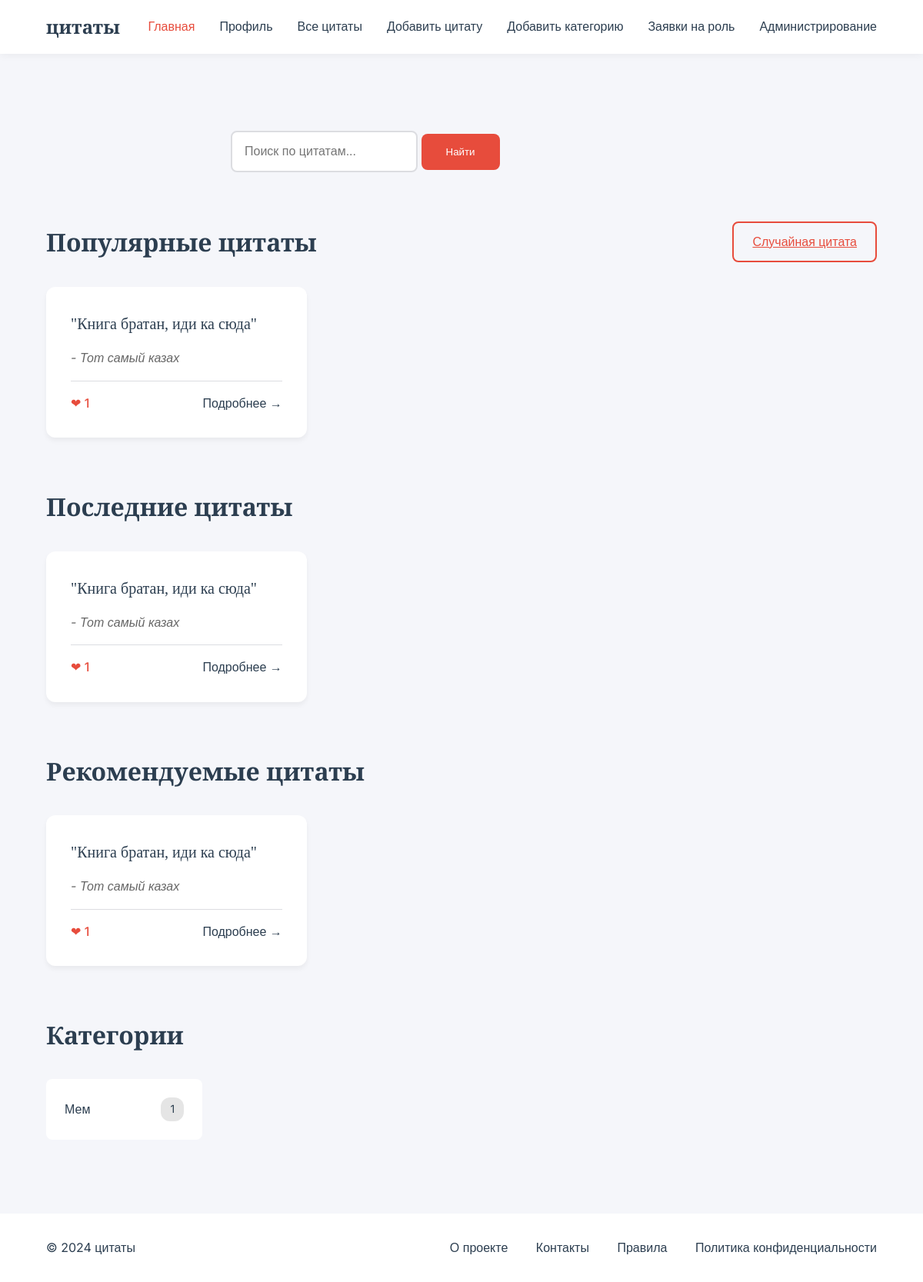
Screenshot of / (signed in) with the database file from the repository.
### app.py (models this page shows)
class Quote(db.Model):
    id = db.Column(db.Integer, primary_key=True)
    text = db.Column(db.Text, nullable=False)
    author = db.Column(db.String(100), nullable=False)
    likes = db.Column(db.Integer, default=0)
    views = db.Column(db.Integer, default=0)
    user_id = db.Column(db.Integer, db.ForeignKey('user.id'))
    category_id = db.Column(db.Integer, db.ForeignKey('categories.id'), nullable=False)
    category = db.relationship('Category', back_populates='quotes_list')
    user_likes = db.relationship('UserLikes', back_populates='quote')

class Category(db.Model):
    __tablename__ = 'categories'
    id = db.Column(db.Integer, primary_key=True)
    name = db.Column(db.String(100), nullable=False)
    quotes_list = db.relationship('Quote', back_populates='category')

### app.py (the view)
@app.route('/')
@login_required
def home():
    popular_quotes = Quote.query.order_by(Quote.likes.desc()).limit(3).all()
    if not popular_quotes:
        flash("Нет популярных цитат для отображения.", "info")
    latest_quotes = Quote.query.order_by(Quote.id.desc()).limit(3).all()
    if not latest_quotes:
        flash("Нет новых цитат для отображения.", "info")
    recommended_quotes = Quote.query.order_by(db.func.random()).limit(3).all()
    if not recommended_quotes:
        flash("Нет рекомендуемых цитат для отображения.", "info")
    categories = db.session.query(Category, db.func.count(Quote.id).label('quotes_count')) \
                           .join(Quote, Quote.category_id == Category.id, isouter=True) \
                           .group_by(Category.id) \
                           .all()
    return render_template(
        'home.html',
        popular_quotes=popular_quotes,
        latest_quotes=latest_quotes,
        recommended_quotes=recommended_quotes,
        categories=categories
    )

### app.py (called while the page is built)
@login_manager.user_loader
def load_user(user_id):
    return User.query.get(int(user_id))

### templates/home.html (shortened to what this page needs)
<!DOCTYPE html>
<html lang="ru">
<head>
    <link rel="stylesheet" href="{{ url_for('static', filename='home.css') }}">
</head>
<body>
    <header>
        <nav class="navbar">
            <div class="logo">цитаты</div>
            <div class="nav-links">
                <a href="{{ url_for('home') }}" class="active">Главная</a>
                <a href="{{ url_for('profile') }}">Профиль</a>
                <a href="{{ url_for('all_quotes') }}">Все цитаты</a>
                {% if current_user.role in ['admin', 'editor'] %}
                    <a href="{{ url_for('add_quote') }}">Добавить цитату</a>
                    <a href="{{ url_for('add_category') }}">Добавить категорию</a>
                {% endif %}
                {% if current_user.role == 'admin' %}
                    <a href="{{ url_for('role_requests') }}">Заявки на роль</a>
                    <a href="{{ url_for('admin') }}">Администрирование</a>
                {% endif %}
            </div>
        </nav>
    </header>
    <p>Роль пользователя: {{ current_user.role }}</p>
    <main>
        <section class="search-section">
            <div class="search-container">
                <form action="{{ url_for('search') }}" method="get">
                    <input type="text" name="query" placeholder="Поиск по цитатам..." class="search-input">
                    <button type="submit" class="search-button">Найти</button>
                </form>
            </div>
        </section>
        <section class="quotes-section">
            <div class="section-header">
                <h2>Популярные цитаты</h2>
                <a href="{{ url_for('random_quote') }}" class="random-button">Случайная цитата</a>
            </div>
            {% if popular_quotes %}
                <div class="quotes-grid">
                    {% for quote in popular_quotes %}
                        <div class="quote-card">
                            <div class="quote-text">"{{ quote.text }}"</div>
                            <div class="quote-author">- {{ quote.author }}</div>
                            <div class="quote-meta">
                                <span class="likes">❤ {{ quote.likes }}</span>
                                <a href="{{ url_for('view_quote', quote_id=quote.id) }}" class="more-link">Подробнее →</a>
                            </div>
                        </div>
                    {% endfor %}
                </div>
            {% else %}
                <p>Нет популярных цитат для отображения.</p>
            {% endif %}
        </section>
        <section class="latest-quotes-section">
            <div class="section-header">
                <h2>Последние цитаты</h2>
            </div>
            <div class="quotes-grid">
                {% for quote in latest_quotes %}
                    <div class="quote-card">
                        <div class="quote-text">"{{ quote.text }}"</div>
                        <div class="quote-author">- {{ quote.author }}</div>
                        <div class="quote-meta">
                            <span class="likes">❤ {{ quote.likes }}</span>
                            <a href="{{ url_for('view_quote', quote_id=quote.id) }}" class="more-link">Подробнее →</a>
                        </div>
                    </div>
                {% endfor %}
            </div>
        </section>
        <section class="recommended-quotes-section">
            <div class="section-header">
                <h2>Рекомендуемые цитаты</h2>
            </div>
            <div class="quotes-grid">
                {% for quote in recommended_quotes %}
                    <div class="quote-card">
                        <div class="quote-text">"{{ quote.text }}"</div>
                        <div class="quote-author">- {{ quote.author }}</div>
                        <div class="quote-meta">
                            <span class="likes">❤ {{ quote.likes }}</span>
                            <a href="{{ url_for('view_quote', quote_id=quote.id) }}" class="more-link">Подробнее →</a>
                        </div>
                    </div>
                {% endfor %}
            </div>
        </section>
            <section class="categories-section">
                <h2>Категории</h2>
            <div class="categories-grid">
                {% for category, quotes_count in categories %}
                    <a href="{{ url_for('category', category_name=category.name) }}" class="category-card">
                    <span class="category-name">{{ category.name }}</span>
                    <span class="category-count">{{ quotes_count }}</span>
                    </a>
                {% endfor %}
             </div>
            </section>
    </main>
    <footer>
        <div class="footer-content">
            <p>&copy; 2024 цитаты</p>
            <div class="footer-links">
                <a href="info_project">О проекте</a>
                <a href="contact">Контакты</a>
                <a href="rules">Правила</a>
                <a href="musarskoe">Политика конфиденциальности</a>
            </div>
        </div>
    </footer>
</body>
</html>

### static/home.css (style rules this page uses)
:root { --primary-color: #2c3e50; --accent-color: #e74c3c; --text-color: #2c3e50; --background-color: #f5f6fa; --card-background: #ffffff; --border-color: #dcdde1; }
* { margin: 0; padding: 0; box-sizing: border-box; }
body { font-family: 'Inter', sans-serif; background-color: var(--background-color); color: var(--text-color); line-height: 1.6; }
.navbar { background-color: var(--card-background); padding: 1rem 5%; display: flex; justify-content: space-between; align-items: center; box-shadow: 0 2px 10px rgba(0, 0, 0, 0.05); position: fixed; width: 100%; top: 0; z-index: 1000; }
.logo { font-family: 'Playfair Display', serif; font-size: 1.5rem; font-weight: 700; color: var(--primary-color); }
.nav-links a { color: var(--text-color); text-decoration: none; margin-left: 2rem; font-weight: 500; transition: color 0.3s ease; }
.nav-links a:hover, .nav-links a.active { color: var(--accent-color); }
main { max-width: 1200px; margin: 80px auto 0; padding: 2rem 5%; }
.search-section { margin: 2rem 0 4rem; }
.search-container { max-width: 600px; margin: 0 auto; display: flex; gap: 1rem; }
.search-input { flex: 1; padding: 1rem; border: 2px solid var(--border-color); border-radius: 8px; font-size: 1rem; transition: border-color 0.3s ease; }
.search-button { padding: 1rem 2rem; background-color: var(--accent-color); color: white; border: none; border-radius: 8px; cursor: pointer; font-weight: 500; transition: background-color 0.3s ease; }
.section-header { display: flex; justify-content: space-between; align-items: center; margin-bottom: 2rem; }
h2 { font-family: 'Playfair Display', serif; font-size: 2rem; color: var(--primary-color); }
.random-button { padding: 0.75rem 1.5rem; background-color: transparent; border: 2px solid var(--accent-color); color: var(--accent-color); border-radius: 8px; cursor: pointer; font-weight: 500; transition: all 0.3s ease; }
.quotes-grid { display: grid; grid-template-columns: repeat(auto-fill, minmax(300px, 1fr)); gap: 2rem; margin-bottom: 4rem; }
.quote-card { background-color: var(--card-background); padding: 2rem; border-radius: 12px; box-shadow: 0 4px 6px rgba(0, 0, 0, 0.05); transition: transform 0.3s ease, box-shadow 0.3s ease; }
.quote-text { font-family: 'Playfair Display', serif; font-size: 1.25rem; margin-bottom: 1rem; line-height: 1.6; }
.quote-author { color: #666; font-style: italic; margin-bottom: 1rem; }
.quote-meta { display: flex; justify-content: space-between; align-items: center; padding-top: 1rem; border-top: 1px solid var(--border-color); }
.likes { color: var(--accent-color); font-weight: 500; }
.more-link { color: var(--primary-color); text-decoration: none; font-weight: 500; transition: color 0.3s ease; }
.categories-grid { display: grid; grid-template-columns: repeat(auto-fill, minmax(200px, 1fr)); gap: 1rem; margin-top: 2rem; }
.category-card { background-color: var(--card-background); padding: 1.5rem; border-radius: 8px; text-decoration: none; color: var(--text-color); display: flex; justify-content: space-between; align-items: center; transition: all 0.3s ease; }
.category-count { background-color: rgba(0, 0, 0, 0.1); padding: 0.25rem 0.75rem; border-radius: 12px; font-size: 0.875rem; }
footer { background-color: var(--card-background); padding: 2rem 5%; margin-top: 4rem; }
.footer-content { max-width: 1200px; margin: 0 auto; display: flex; justify-content: space-between; align-items: center; }
.footer-links a { color: var(--text-color); text-decoration: none; margin-left: 2rem; transition: color 0.3s ease; }
@media (min-width: 769px) { .nav-links { display: flex !important; } }

### rows the page displays
Quote: text "Книга братан, иди ка сюда", author "Тот самый казах", likes "1"
Category: name "Мем", quotes_count "1"
